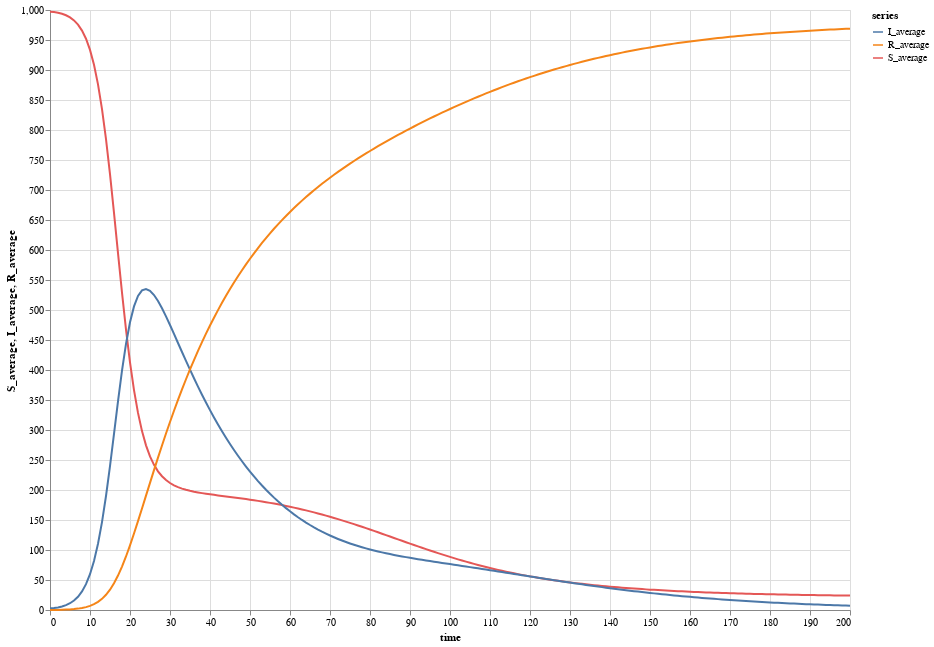

Notebook code cell kept with this figure:
### Code cell
plot("", [S_average, I_average, R_average], time(points), "time")

### Figure 1 — Vega-Lite specification as saved in the notebook (floating-point values rounded to 4 significant figures; data arrays with more than 128 entries replaced by an {"elided": "..."} marker saying what was removed)
{"$schema": "https://vega.github.io/schema/vega-lite/v4.json", "data": {"values": {"elided": "603 records"}}, "description": "", "height": 600, "layer": [{"encoding": {"color": {"field": "series", "type": "nominal"}, "x": {"field": "time", "type": "quantitative"}, "y": {"field": "S_average", "type": "quantitative"}}, "mark": "line"}, {"encoding": {"color": {"field": "series", "type": "nominal"}, "x": {"field": "time", "type": "quantitative"}, "y": {"field": "I_average", "type": "quantitative"}}, "mark": "line"}, {"encoding": {"color": {"field": "series", "type": "nominal"}, "x": {"field": "time", "type": "quantitative"}, "y": {"field": "R_average", "type": "quantitative"}}, "mark": "line"}], "width": 800}
